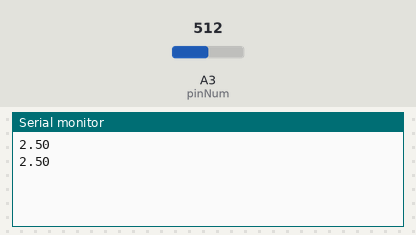
Recording of a sketch running on a simulated Arduino Uno, built with avr-gcc and run on an emulated ATmega328P. Shown: the last lines printed to the serial monitor. Inputs (shaded band) come from the test bench; at power-on: A3 (pinNum) = 512.

Above: at 1.8 s.
1.9 s: A3 (pinNum) set to 716
At 2.8 s:
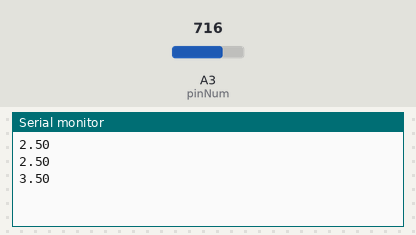
3.4 s: A3 (pinNum) set to 900
At 4.7 s:
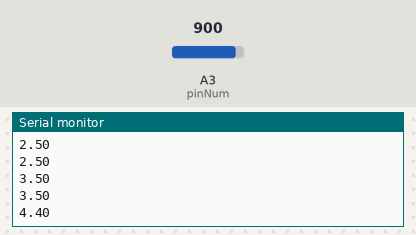
Timing chart, 0 to 6.4 s (numbered marks = the images above; inputs shaded):
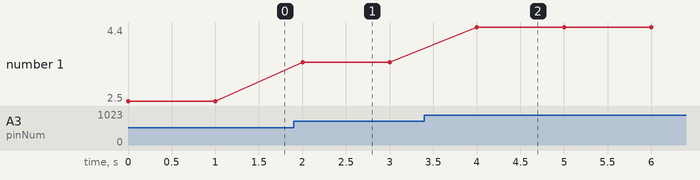

The sketch:

Tutorial-12.ino
```cpp
int pinNum = A3;

void setup() {
  // put your setup code here, to run once:
  Serial.begin(9600);
  pinMode(pinNum, INPUT);
}

float calcVoltage(int value) {
  return 5./1023 * value; // 5 because 5V input pin, a 5. so its a decimal number so one gets a decimal result
}

void loop() {
  int analogReadVal = analogRead(pinNum);
  Serial.println(calcVoltage(analogReadVal));
  delay(1000);
}

/* NOTES
THE POTENTIOMETERS

What is it?
- variable resistor - you can change the resistor
- turn the knob -> change the resistance
- always has 3 legs - 2 outside, one in the middle
- The one in the kit has a knob you can use to turn it, and then remove it
- don't force it when you turn it - easy to break.
  - but dw cheap and safe if you get something wrong
- good for curcuit analysis
- diff potentiometers have diff resistances (our ones are 10k ohms)

The diff legs
- 2 resistors on the inside (R1 & R2), in b/w the 2 outside leads
  - together make the resistance Rt (R1 + R2)
- 3rd lead connects inbetween R1 & R2 (voltage out, vout)

Turning the knob:
- turn knob to left -> R2 === 0 -> R1 === RT === 10K ohms
- turn kob to right -> R1 === 0 -> R2 === RT === 10K ohms
- turn kob to middle -> R1 === 5k ohms -> R2 === 5K ohms
- turn kob to left -> R2 === 1k ohms -> R1 === 9K ohms
  - total is always 10k ohms

Example:
- 5v input with a potentiometer
- I = V/R = 5v/10000ohms = 0.5mA (Amps of the curicuit at the start)
- VOut (3rd leg) = .5mA * R2
- dial in the middle = .5A * 5k

Good for:
- controlling brightness of LED
- speaker volume

Making the curcuit
- put over the trench - easiest way to have pins each in their own column
  and still have space to plug in other things
*/
```

Measured:
- after the input at 1.9 s, the serial monitor: prints a new line after 0.10 s (image 1)
- after the input at 3.4 s, the serial monitor: prints a new line after 0.60 s (image 2)
- plotted number 1: 2.5 → 3.5 after the input at 1.9 s, 3.5 → 4.4 after the input at 3.4 s
